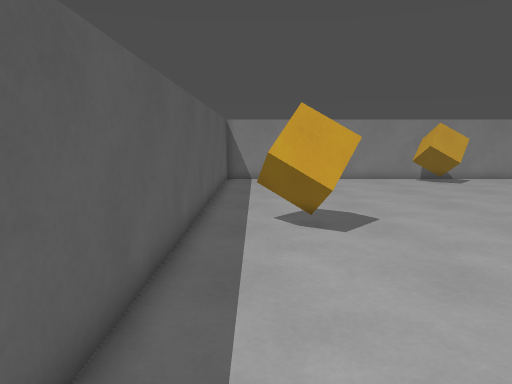
View 1 (above)

16 first-person views from a walk through a Godot game level. The camera is 1.3 m above the floor, tilts 8° down and sees 70° across. The floor is counted in squares, 0.5 m on a side. Each view is taken from the middle of a square. On the plan, view 1 faces up. The plan holds only what a view shows up to about 20 squares ahead; the rest is blank.

View 2
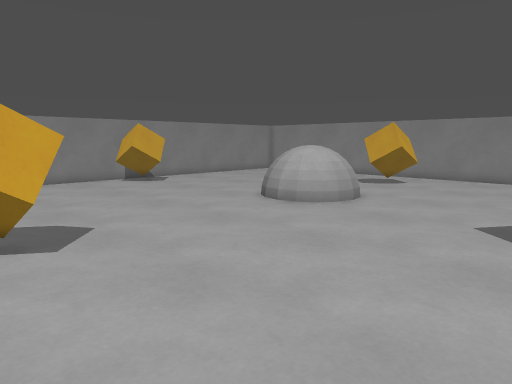

View 3
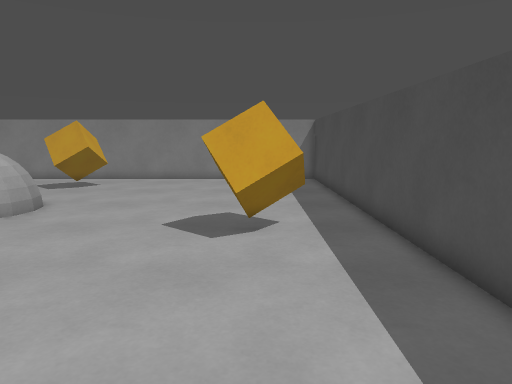

View 4
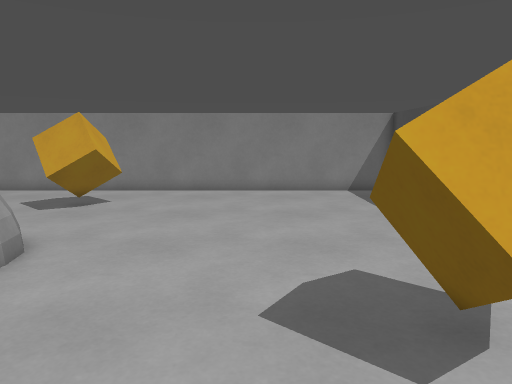

View 5
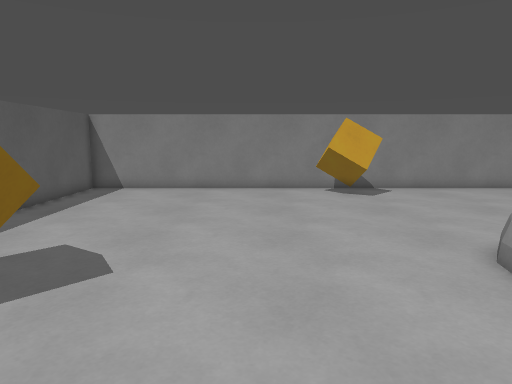

View 6
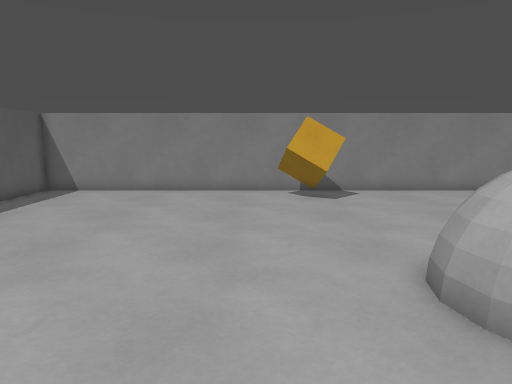

View 7
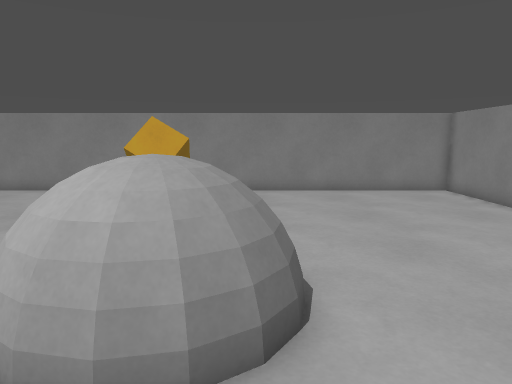

View 8
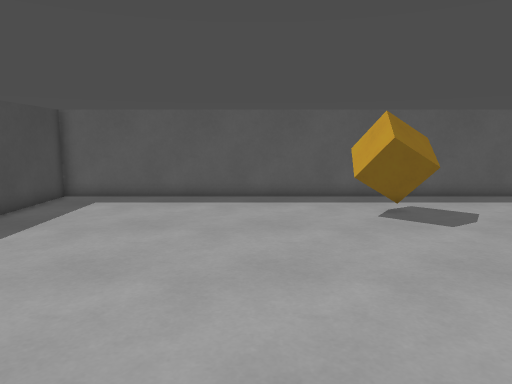

View 9
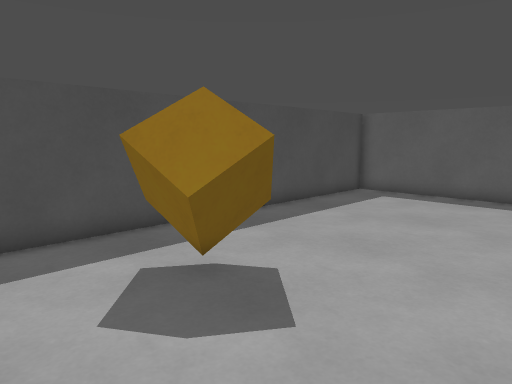

View 10
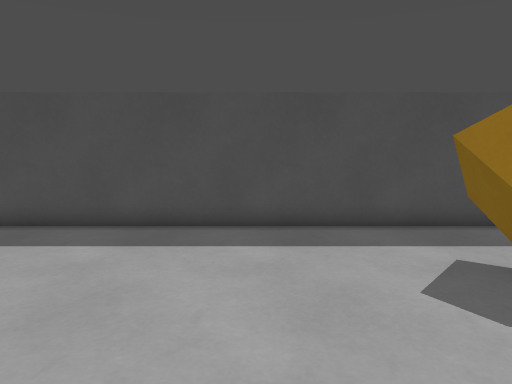

View 11
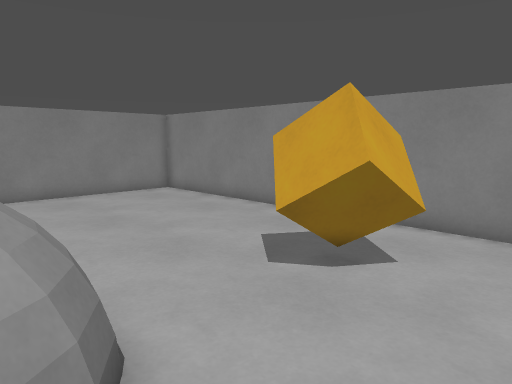

View 12
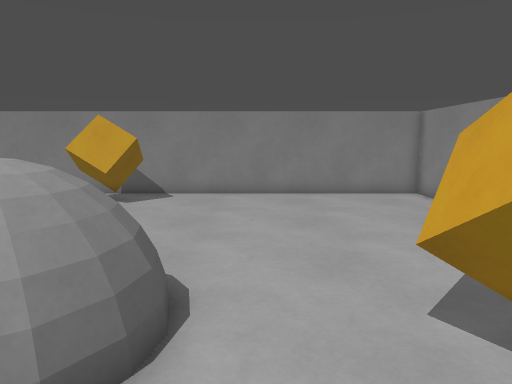

View 13
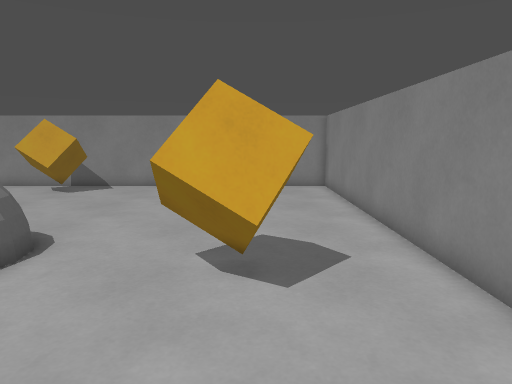

View 14
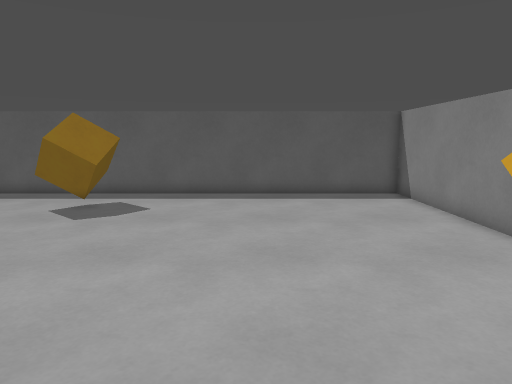

View 15
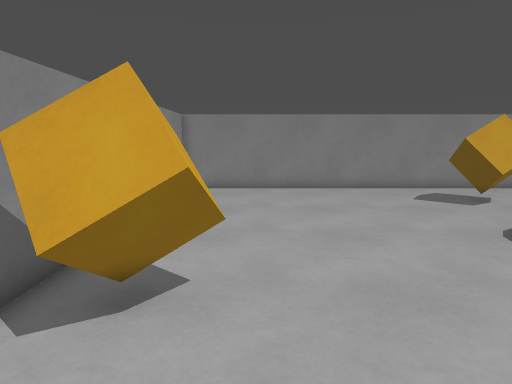

View 16
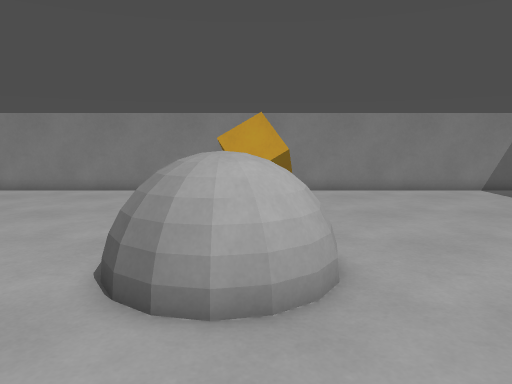

### Floor plan
Key: @ floor where view 1 was taken; # wall or solid block; . floor; = window, fence, low wall or low ledge; ^ raised ledge; O other object.
Columns run from 2 left of view 1 to 26 right of it. Each row starts with its distance up from view 1.
 25 #############################
 24 #...........OOOO............#
 23 #...........OOOO............#
 22 #...........OOOO............#
 21 #...........................#
 20 #...........................#
 19 #...........................#
 18 #...........................#
 17 #...........................#
 16 #...........................#
 15 #...........................#
 14 #..............===..........#
 13 #.............==^ =.........#
 12 #.OOOO........=^^^^=..OOOO..#
 11 #.OOOO........=^^^=#..OOOO..#
 10 #.OOOO.........====...OOOO..#
  9 #...............##..........#
  8 #...........................#
  7 #...........................#
  6 #...........................#
  5 #...........................#
  4 #...........................#
  3 #...........................#
  2 #...........OOOO............#
  1 #...........OOOO............#
  0 #.@.........OOOO............#
 -1 #...........................#
 -2 #...........................#
 -3 #############################

Where each view was taken, in squares from view 1:
view 1: 0 up, 0 right, facing up
view 2: 1 up, 0 right, facing up-right
view 3: 1 up, 1 right, facing right
view 4: 4 up, 7 right, facing right
view 5: 5 up, 7 right, facing up
view 6: 6 up, 9 right, facing up
view 7: 6 up, 16 right, facing up
view 8: 6 up, 15 right, facing left
view 9: 7 up, 16 right, facing down-left
view 10: 8 up, 17 right, facing down
view 11: 7 up, 15 right, facing up-right
view 12: 7 up, 18 right, facing up
view 13: 4 up, 22 right, facing up
view 14: 18 up, 16 right, facing left
view 15: 21 up, 6 right, facing right
view 16: 11 up, 7 right, facing right
